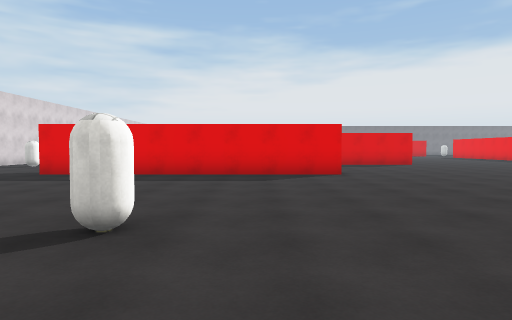
View 1 (above)

24 first-person views from a walk through a scene from a Unity 3-D project. The camera is 1.4 m above the floor, tilts 2° down and sees 75° across. The floor is counted in squares, 2 m on a side. Each view is taken from the middle of a square. On the plan, view 1 faces up. The plan holds only what a view shows up to about 10 squares ahead; the rest is blank. The place goes on beyond the plan. The player character is not drawn. Surface patterns are stand-ins for the level's own textures.

View 2
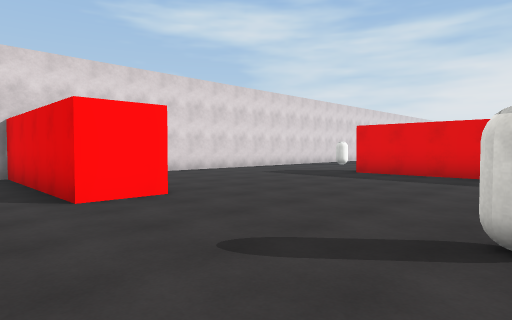

View 3
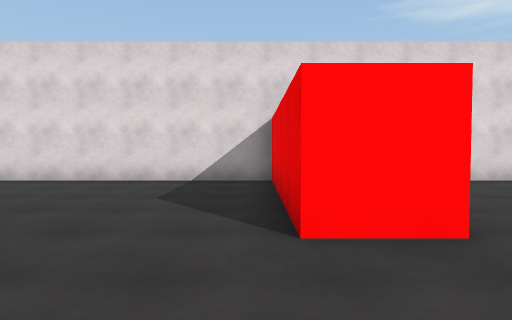

View 4
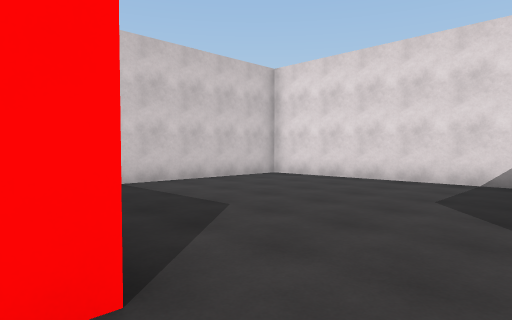

View 5
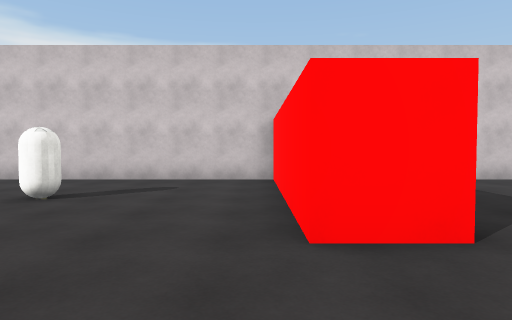

View 6
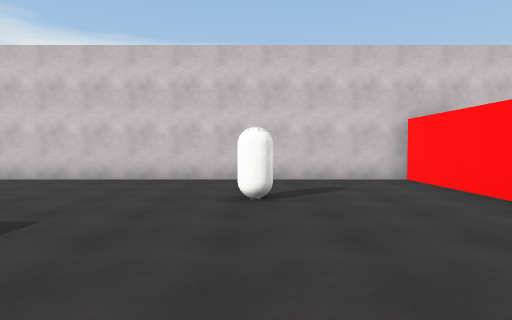

View 7
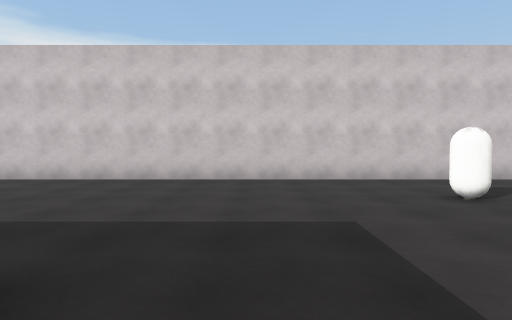

View 8
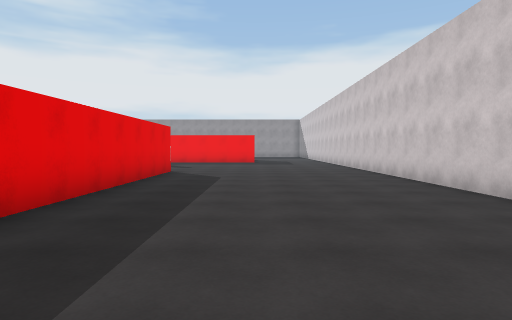

View 9
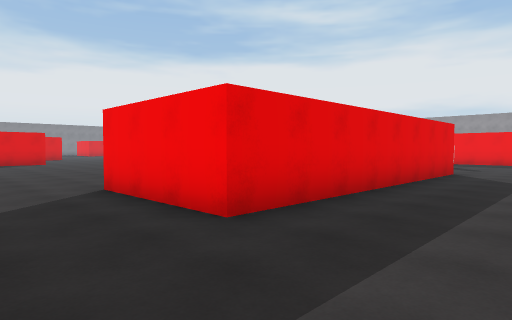

View 10
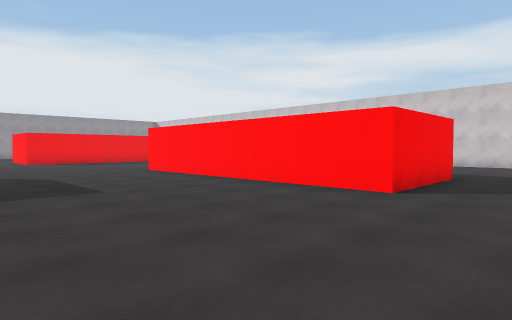

View 11
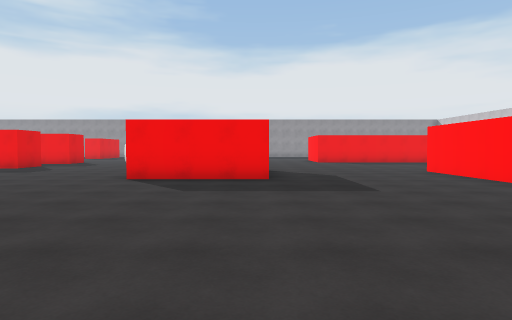

View 12
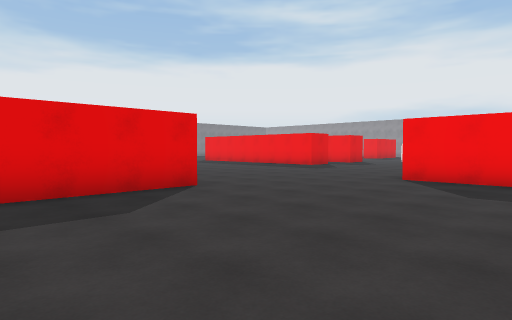

View 13
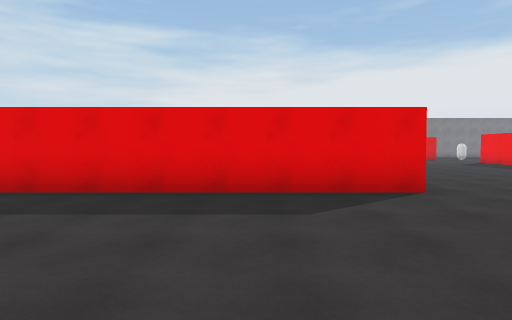

View 14
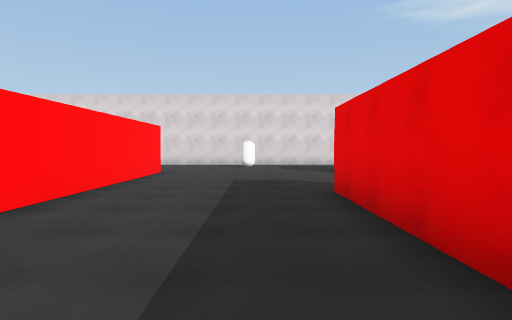

View 15
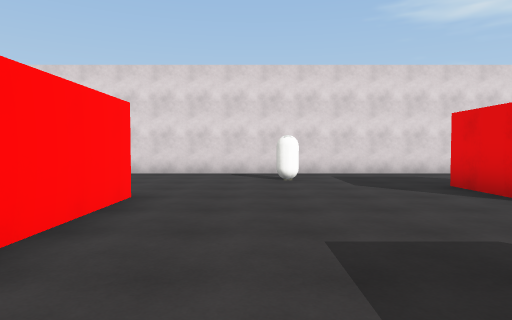

View 16
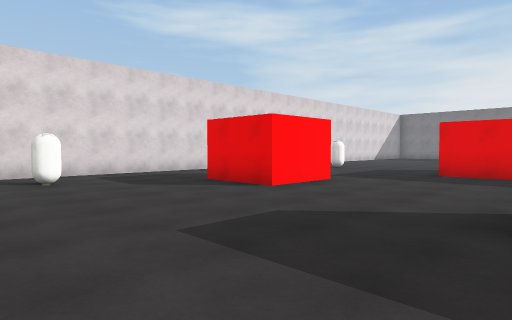

View 17
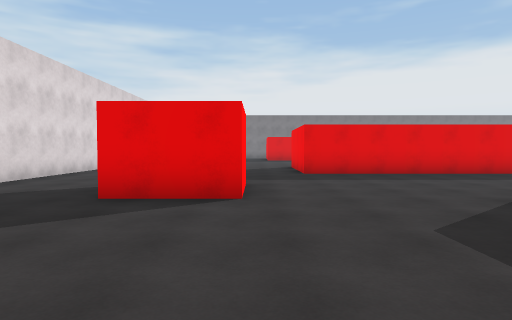

View 18
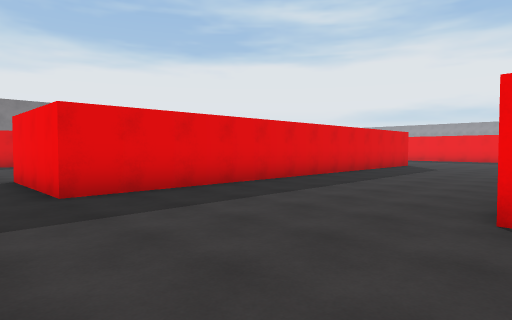

View 19
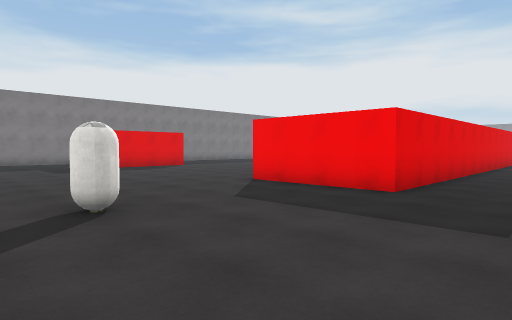

View 20
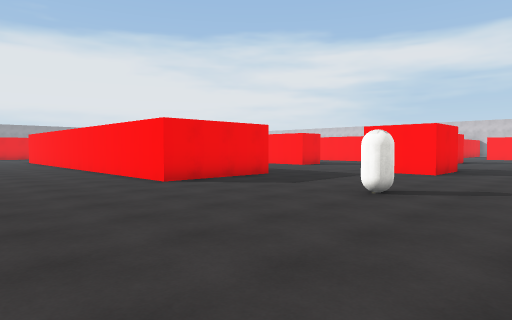

View 21
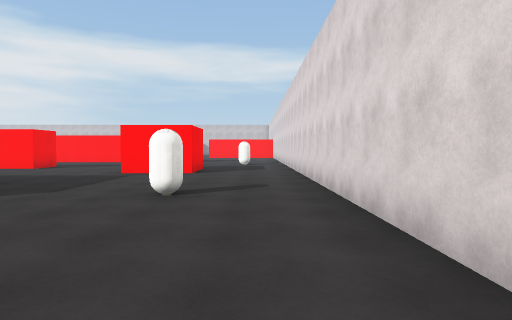

View 22
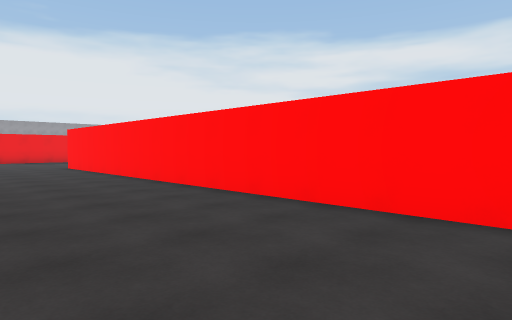

View 23
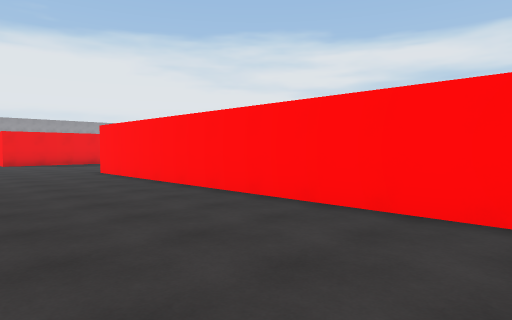

View 24
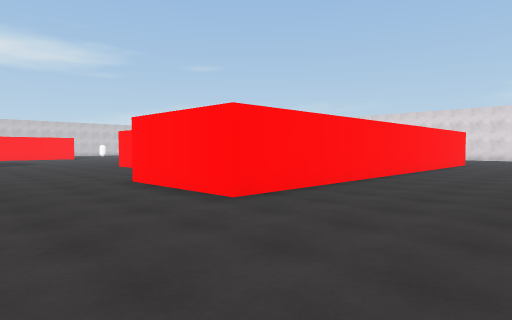

### Floor plan
Points are (right, up) in squares from view 1. A wall is a line through its corners. A room is listed if a view was taken in it or the views show most of it. See-through windows are left out.
Room 1 (views 1, 2, 3, 4, 5, 6, 7, 8, 9, 10, 11, 12, 13, 14, 15, 16, 17, 18, 19, 20, 21, 22, 23, 24)
walls: (2.4, 8.9) (-5.9, 8.9); (6.8, 14.3) (-1.4, 14.3); (-5.9, 10.2) (0.4, 10.2); (-5.2, 15.6) (-7.2, 15.6) (-7.2, 17.6) (-5.2, 17.6) (-5.2, 15.6); (4, 20.2) (-3.7, 20.2) (-3.7, 23.4) (8.9, 23.4) (8.9, 20.1); (10.5, 8.6) (10.5, 12); (-5.6, 2.8) (-5.6, 1.3) (-10.2, 1.3) (-10.2, -5.5) (-5.8, -5.5); (-10.2, 6.6) (-10.2, 5.6); (-3.6, -0.4) (-2.4, -0.4) (-2.4, -5.5) (13, -5.5); (13.1, 0.6) (5.2, 0.6) (5.2, 3.8) (13, 3.8); (-10.2, 25.5) (-10.2, 8.5)
objects: white capsule (-9, 13); white capsule (-8, 22); white capsule (-1, 3); white capsule (1, -3)

Positions as (right, up) in squares from view 1, and headings:
1: (0, 0), facing up
2: (-1, 0), facing up-left
3: (-3, 1), facing left
4: (-3, 1), facing down-left
5: (-2, 2), facing down
6: (1, 2), facing down
7: (4, 2), facing down
8: (3, -2), facing right
9: (3, -2), facing up-right
10: (3, 9), facing down-right
11: (3, 9), facing right
12: (3, 9), facing up-right
13: (4, 9), facing up
14: (4, 13), facing left
15: (-1, 12), facing left
16: (-1, 11), facing up-left
17: (-5, 11), facing up
18: (-5, 15), facing up-right
19: (-9, 18), facing up-right
20: (-10, 27), facing down-right
21: (-9, 27), facing down
22: (-4, 27), facing down-right
23: (-1, 27), facing down-right
24: (12, 27), facing down-left
